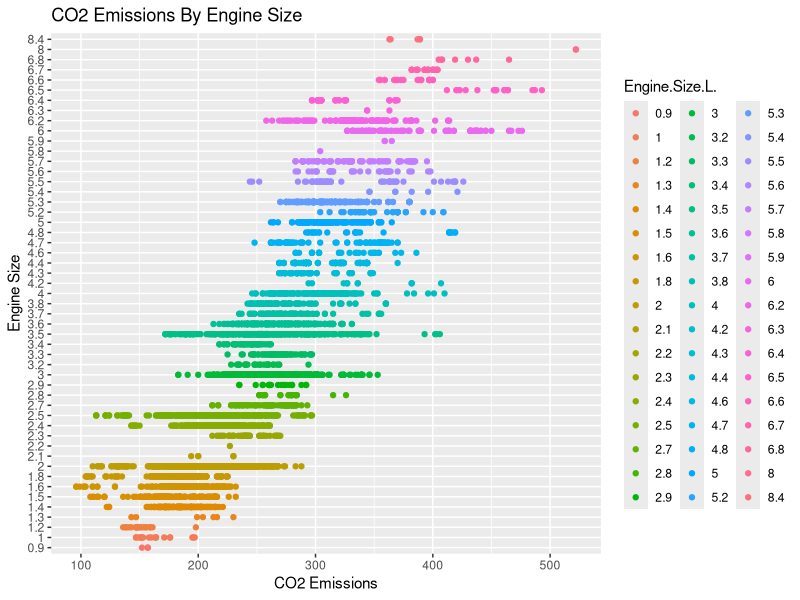
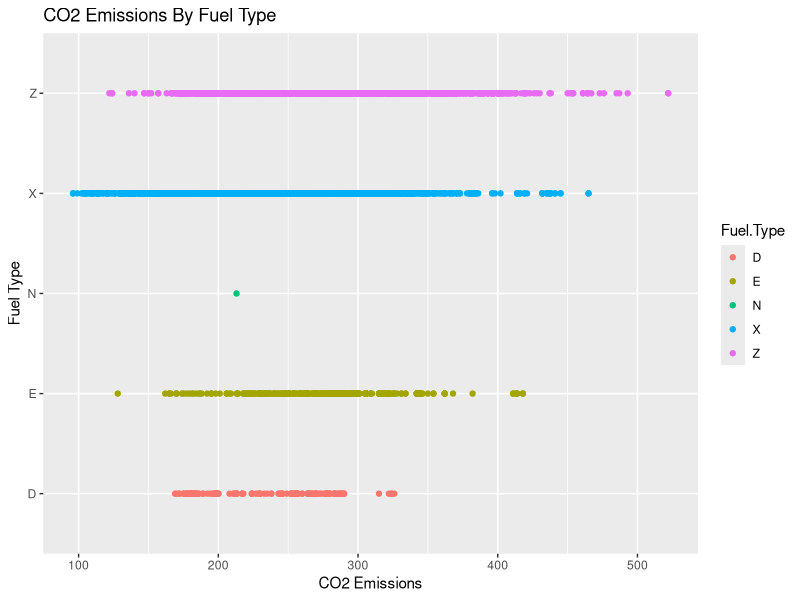
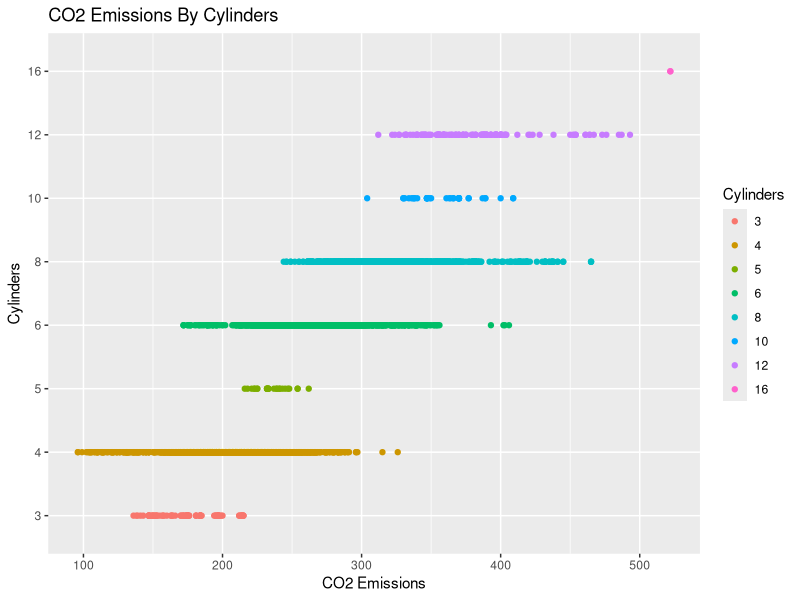
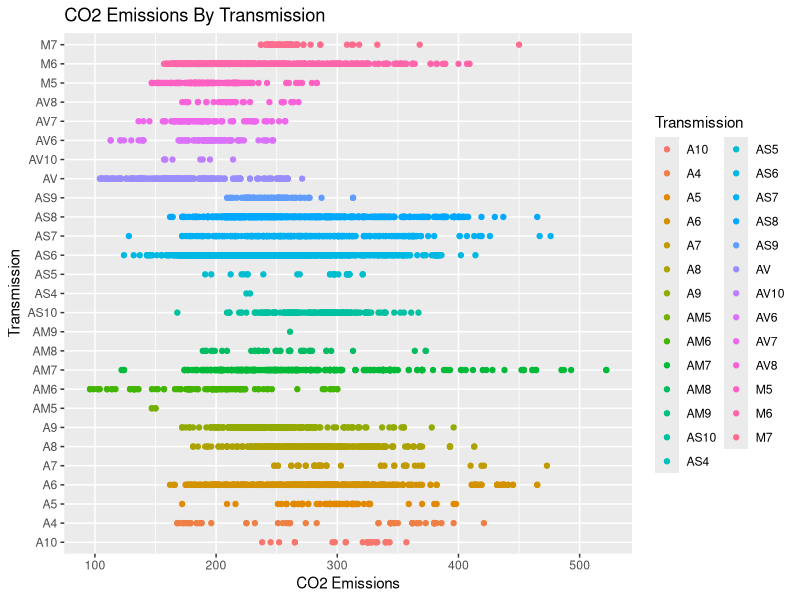
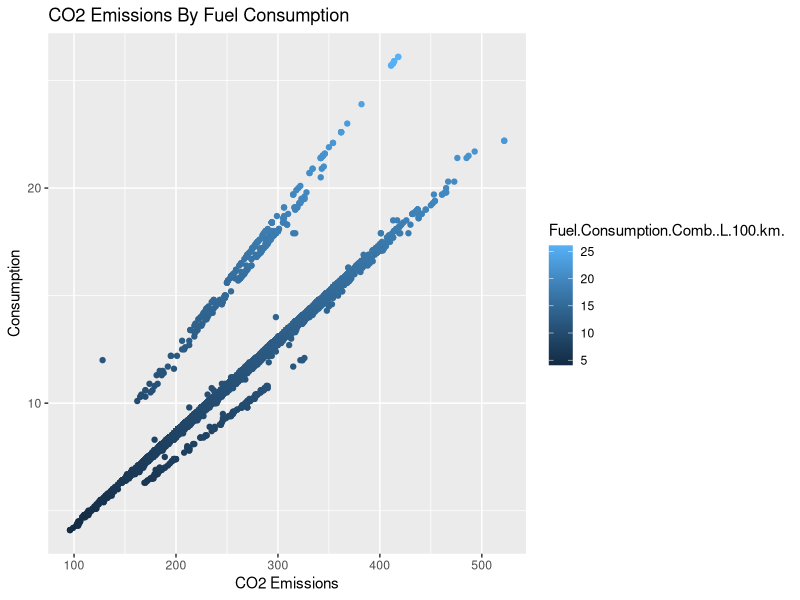

These figures' R source, in order:
setwd("C:\\Users\\Makhate\\deepdives\\datascience\\docs\\pgdip\\605\\CO2\\info")
getwd()
CO2data <- read.csv("CO2EmissionsData.csv")

str(CO2data)
summary(CO2data)

#####Cleaning#######
clean_CO2data <- na.omit(CO2data)
?na.omit()
####
# the clean dataframe now has 7354 entries/observations
# 31 Obs have been ommited
###

####Checking Categorical Variables#######
print(sapply(clean_CO2data,class))
########################################

#####setting Categorical Variables#######
factors_clean_CO2data <- clean_CO2data

factors_clean_CO2data$Make <- as.factor(factors_clean_CO2data$Make)
factors_clean_CO2data$Model <- as.factor(factors_clean_CO2data$Model)
factors_clean_CO2data$Vehicle.Class <- as.factor(factors_clean_CO2data$Vehicle.Class)
factors_clean_CO2data$Engine.Size.L. <- as.factor(factors_clean_CO2data$Engine.Size.L.)
factors_clean_CO2data$Cylinders <- as.factor(factors_clean_CO2data$Cylinders)
factors_clean_CO2data$Transmission <- as.factor(factors_clean_CO2data$Transmission)
factors_clean_CO2data$Fuel.Type <- as.factor(factors_clean_CO2data$Fuel.Type)

summary_factors_clean_CO2data <-as.data.frame(summary(factors_clean_CO2data))
##############################################################################

##############Deduplicating##################
library(dplyr)
deduplicated_CO2<-factors_clean_CO2data %>% distinct()
View(deduplicated_CO2)

##############Stats##################
stats_on_deduplicated_data <- as.data.frame(summary(deduplicated_CO2))
install.packages('writexl')
library('writexl')
write_xlsx(stats_on_deduplicated_data,"stats_on_deduplicated_data.xlsx")
########################################

##########Visualising The Data################
library(ggplot2)
##########Emissions By Engine Size############
ggplot(data=deduplicated_CO2, 
       aes(x = CO2.Emissions.g.km., y = Engine.Size.L., color=Engine.Size.L.)) +
  geom_point() +
  labs(title = "CO2 Emissions By Engine Size",
       x = "CO2 Emissions",
       y = "Engine Size")

##########Emissions By Fuel Type############
ggplot(data=deduplicated_CO2, 
       aes(x = CO2.Emissions.g.km., y = Fuel.Type, color=Fuel.Type)) +
  geom_point() +
  labs(title = "CO2 Emissions By Fuel Type",
       x = "CO2 Emissions",
       y = "Fuel Type")

##########Emissions By Cylinders############
ggplot(data=deduplicated_CO2, 
       aes(x = CO2.Emissions.g.km., y = Cylinders, color=Cylinders)) +
  geom_point() +
  labs(title = "CO2 Emissions By Cylinders",
       x = "CO2 Emissions",
       y = "Cylinders")

##########Emissions By Transmission############
ggplot(data=deduplicated_CO2, 
       aes(x = CO2.Emissions.g.km., y = Transmission, color=Transmission)) +
  geom_point() +
  labs(title = "CO2 Emissions By Transmission",
       x = "CO2 Emissions",
       y = "Transmission")

##########Emissions By Fuel Consumption############
ggplot(data=deduplicated_CO2, 
       aes(x = CO2.Emissions.g.km., y = Fuel.Consumption.Comb..L.100.km., color=Fuel.Consumption.Comb..L.100.km.)) +
  geom_point() +
  labs(title = "CO2 Emissions By Fuel Consumption",
       x = "CO2 Emissions",
       y = "Consumption")
